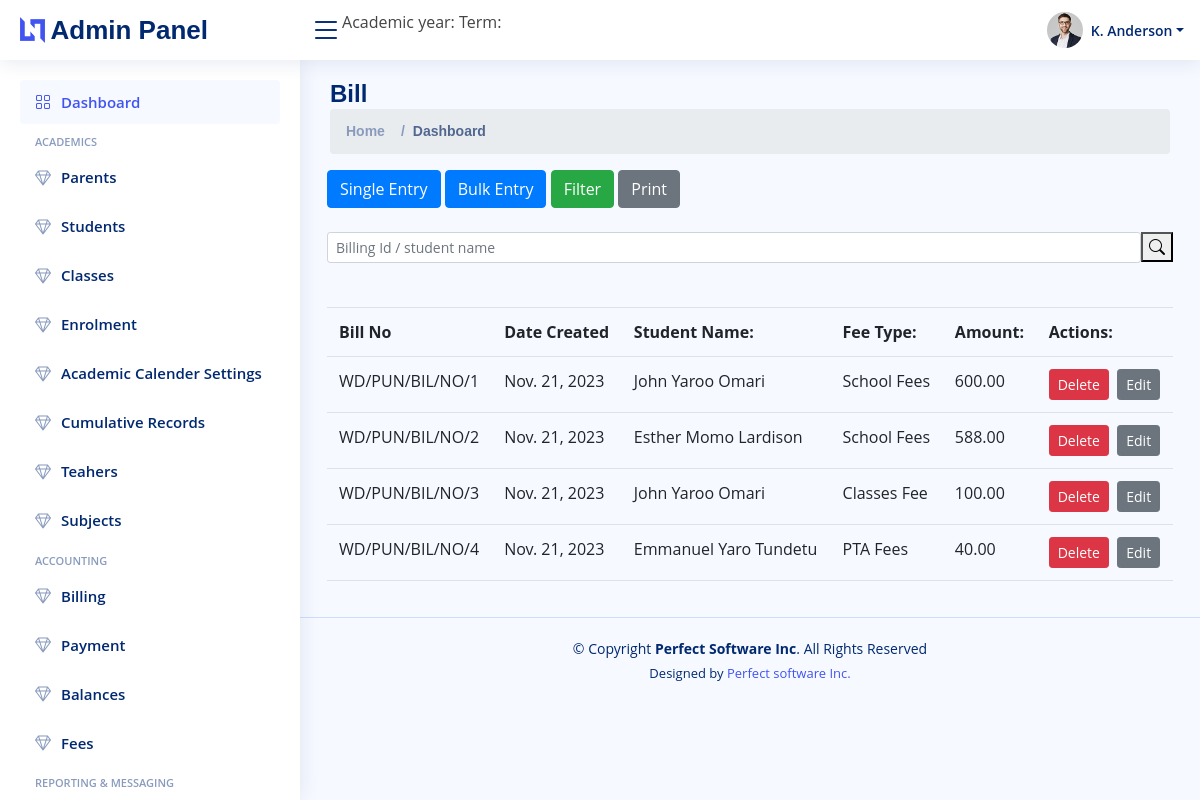
Before: /dashboard/bill/ with the older database file.
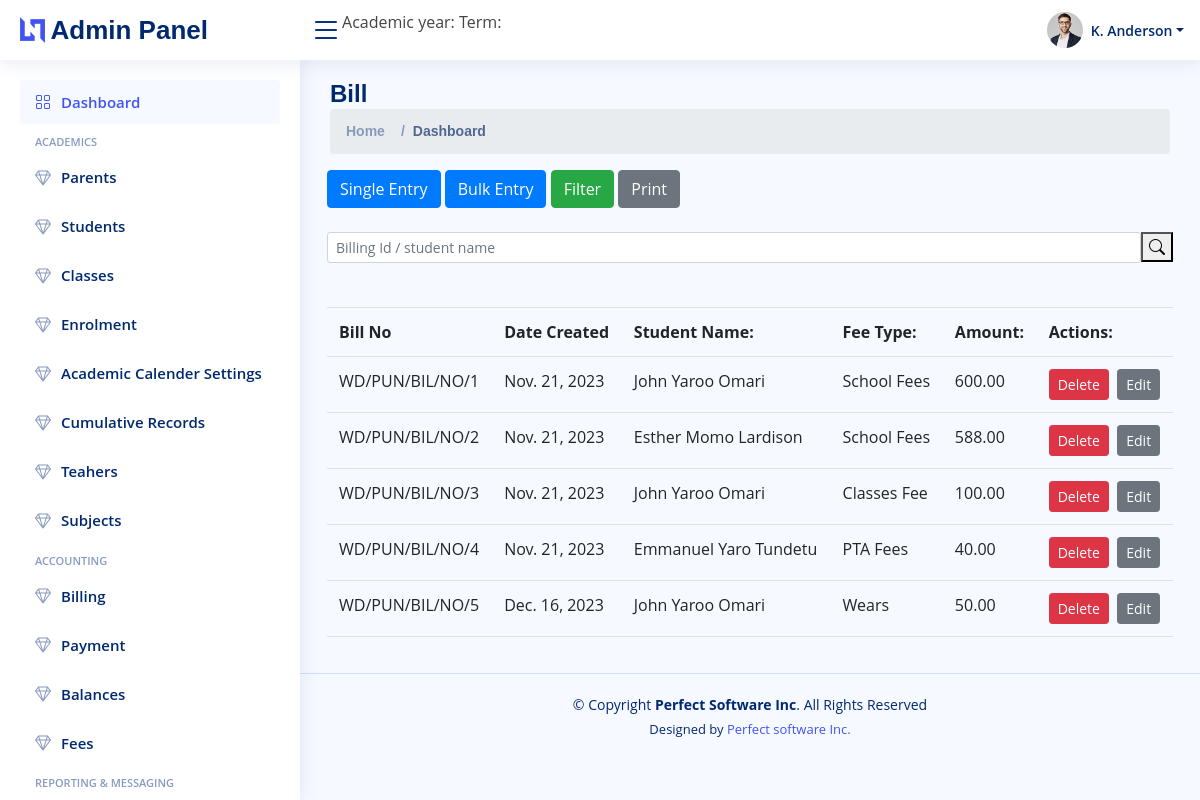
After: the same page with the newer database file.
### billing/models.py (models this page shows)
class Bills(models.Model):
    billNo = models.CharField(max_length=20, unique= True)
    student = models.ForeignKey(to=Students, on_delete= models.CASCADE)
    fees = models.ForeignKey(to=Fees, on_delete= models.CASCADE)
    amount = models.DecimalField(decimal_places= 2, max_digits=10000, null=True)
    year = models.PositiveIntegerField(null=True)
    term = models.PositiveIntegerField(null=True)
    createdAt = models.DateField(max_length = 30, default=datetime.date.today)
    updatedAt = models.DateField(max_length = 30, default=datetime.date.today)

### students/models.py (models this page shows)
class Students(models.Model):
    studentNo = models.CharField(max_length=20, unique= True)
    parentId = models.ForeignKey(to=Parents, on_delete= models.CASCADE)
    firstname = models.CharField(max_length = 15, null=True)
    middlename = models.CharField(max_length = 15, null=True)
    lastname = models.CharField(max_length = 15, null=True)
    dob = models.DateField(max_length = 30, null=True)
    address =  models.CharField(max_length = 15, null=True)
    gender =  models.CharField(max_length = 5, null=True)
    nationality =  models.CharField(max_length = 15, null=True, default="Ghanaian")
    religion =  models.CharField(max_length = 15, null=True)
    previousSchoolAttended = models.CharField(max_length = 20, null=True)
    previousSchoolClass = models.CharField(max_length = 10, null=True)
    disability = models.CharField(max_length = 20, null=True)
    createdAt = models.DateField(max_length = 30, default=datetime.date.today)
    updatedAt = models.DateField(max_length = 30, default=datetime.date.today)

### fees/models.py (models this page shows)
class Fees(models.Model):
    feeNo = models.CharField(max_length=20, unique= True)
    name = models.CharField(max_length = 30, null=True)
    createdAt = models.DateField(max_length = 30, default=datetime.date.today)
    updatedAt = models.DateField(max_length = 30, default=datetime.date.today)

### billing/views.py (the view)
# urls.py: path("dashboard/bill/", views.view, name = 'billview'),
def view(request):
    bill = Bills.objects.all()
    return render(request,"billview.html",{'parents':bill})

### billing/templates/billview.html (shortened to what this page needs)
{% extends 'dashboard.html' %}
{%block pagetitle%}
<h1>Bill</h1>
{%endblock%}
{%block body%}
<section>
    <div class="row">
        <div class="col-md-12">
            {%include 'billheader.html'%}
        </div>
        <div class="col-md-12">
            <div class="search-bar">
                <form action = "{% url 'searchbill' %}" class="search-form d-flex align-items-center" method="POST" >
                    <input class="form-control form-control-sm" style="width: 100%;" type="text" name="searchkey" placeholder="Billing Id / student name" title="Enter search keyword">
                  <button type="submit" title="Search" style="margin-bottom: 20px;"><i class="bi bi-search"></i></button>
                </form>
              </div><br>
        </div>
        <div class="col-md-12">
                {%if parents|length == 0%}
                <h3>No Data Found </h3>
                {%else%}
                <table class="table">
                    <tr>
                        <th>Bill No</th>
                        <th>Date Created</th>
                        <th>Student Name:</th>
                        <th>Fee Type:</th>
                        <th>Amount:</th>
                        <th>Actions:</th>
                    </tr>
                {% for parent in parents%}
                <tr>
                    <td>{{parent.billNo}}</td>
                    <td>{{parent.createdAt}}</td>
                    <td>{{parent.student.firstname |add:" " | add:parent.student.middlename | add:" " | add:parent.student.lastname}}</td>
                    <td>{{parent.fees.name}}</td>
                    <td>{{parent.amount}}</td>
                    <td><a href="/dashboard/bill/delete/{{parent.id}}"><button class =" btn btn-danger btn-sm">Delete</button></a> &nbsp<a href="/dashboard/bill/edit/{{parent.id}}"><button class = "btn btn-secondary btn-sm">Edit</button></a></td>
                </tr>
                {%endfor%}
                {%endif%}
            </table>
          </div>
    </div>
</section>
{%endblock%}

Changed rows visible on the page:
added Bills: billNo "WD/PUN/BIL/NO/5", createdAt "Dec. 16, 2023", student.firstname|add "John Yaroo Omari", fees.name "Wears", amount "50.00"
